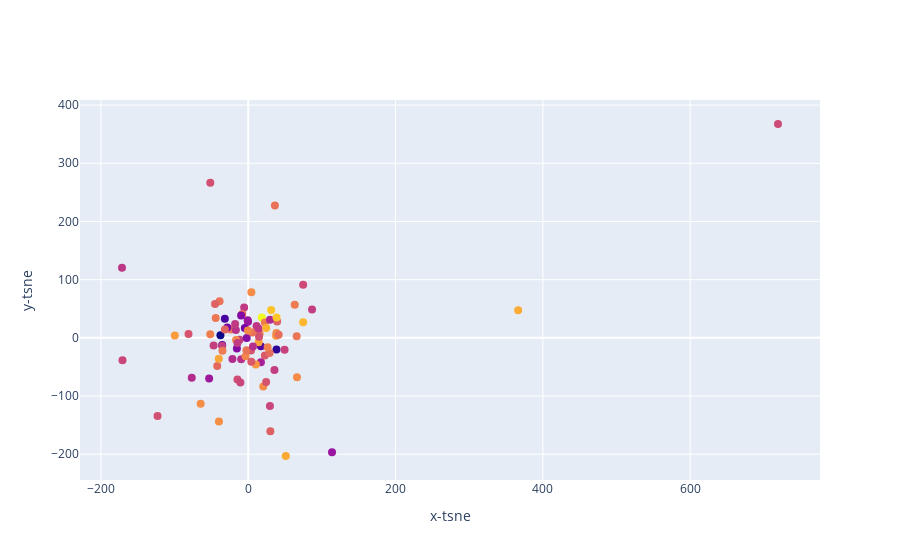

Write notebook code for a chart like this one.
### Code cell
top_songs(df)

### Figure 1 — Plotly figure (JSON) as saved in the notebook; plotly's stock layout.template omitted (floating-point values rounded to 4 significant figures)
{"data": [{"marker": {"color": [-16.83, -30.11, -20.89, -11.6, -26.77, -19.78, -17.53, -11.63, -18.23, -9.888, -10.32, -14.26, -14.92, -1.991, -9.025, -10.92, -8.904, -10.92, -12.83, -15.71, -6.507, -13.6, -26.71, -10.9, -25.9, -15.19, -17.03, -18.1, -7.982, -14.72, -11.91, -7.846, -11.55, -20.95, -10.0, -20.82, -7.348, -23.09, -23.67, -14.35, -28.27, -12.66, -11.09, -13.14, -18.68, -22.52, -22.32, -8.546, -17.25, -10.12, -14.77, -9.804, -11.29, -15.18, -16.22, -11.81, -18.91, -15.48, -11.9, -17.61, -9.59, -10.04, -7.514, -12.41, -16.79, -20.64, -13.7, -16.05, -5.607, -17.19, -9.908, -15.2, -11.87, -16.49, -17.22, -17.03, -18.3, -16.17, -17.59, -5.421, -13.55, -6.745, -12.19, -10.8, -22.67, -15.8, -18.65, -9.569, -17.06], "size": 8}, "mode": "markers", "text": ["['Frédéric Chopin', 'Vladimir Horowitz'] - Polonaise-Fantaisie in A-Flat Major, Op. 61", "['Frédéric Chopin', 'Vladimir Horowitz'] - Piano Sonata No. 2, Op. 35: IV. Finale. Presto", "['Frédéric Chopin', 'Vladimir Horowitz'] - Nocturne in F-Sharp Major, Op. 15, No. 2", "['Ted Weems & His Orchestra'] - Chick, Chick, Chick, Chick, Chicken - Lay A Little Egg For Me", "['Frédéric Chopin', 'Vladimir Horowitz'] - Étude in G-Flat Major, Op. 10, No. 5 \"Black Keys\"", "['Frédéric Chopin', 'Vladimir Horowitz'] - Nocturne in E Minor, Op. 72, No. 1", "['Paul Whiteman'] - Reaching for Someone (And Not Finding Anyone There)", "['Leroy Carr'] - Midnight Hour Blues", "['Frédéric Chopin', 'Vladimir Horowitz'] - Nocturne in C-Sharp Minor, Op. 27, No. 1 - 2001 Remastered", "['The Caresser'] - Edward the VIII", "['Raquel Meller'] - Ay! Cipriano", "['Carlos Gardel'] - Esclavas blancas", "['Sy Oliver', 'Attila the Hun', 'Jimmie Lunceford & His Orchestra'] - Hittin' the Bottle", "['Lord Kitchener'] - Muriel and the Bug", "['Giorgos Papasideris'] - Apopse den koimithika", "['周璇'] - 凱旋歌", "['Ying Yin Wu'] - 風流債", "['Marika Ninou'] - Palamakia palamakia", "['Wilmoth Houdini'] - Rum and Coca-Cola, Pt. 1", "['周璇'] - 葬花", "['Ying Yin Wu'] - 醉酒", "['Stellakis Perpiniadis', 'Manolis Xiotis'] - Vouno me vouno", "['Charlie Chaplin'] - Pudding Mysterioso", "['Charlie Chaplin'] - The Lone Prospector, Big Jim & Black Larsen", "['Johann Sebastian Bach', 'Claudio Arrau'] - Goldberg Variations, BWV 988: Variation IX - Canon at the Third", "['Mina'] - Stringimi forte i polsi", "['Ludwig van Beethoven', 'Wilhelm Kempff', 'Berliner Philharmoniker', 'Peter Raabe'] - Piano Concerto No. 5 in E-Flat Major, Op. 73 \"Emperor\": I. Allegro moderato", "['Giorgio Consolini'] - Rocce Rosse", "['Mina'] - T' ho visto piangere", "['Ludwig van Beethoven', 'Rudolf Serkin', 'Bruno Walter'] - Concerto No. 5 in E-Flat Major for Piano and Orchestra, Op. 73 \"Emperor\": III. Rondo. Allegro", "['Carla Boni'] - Come Giuda", "['Stan Kenton'] - El Choclo", "['葛蘭'] - 將來是個謎", "['Johann Sebastian Bach', 'Claudio Arrau'] - Goldberg Variations, BWV 988: Variation XVII", "['Lata Mangeshkar', 'Premnath'] - Sham-E-Furqat Ka Dhal Gaya Saya", "['Gustav Mahler', 'Bruno Walter', 'New York Philharmonic'] - I. Allegro maestoso", "['AmáΙia Rodrigues'] - La Femme Du Berger", "['Béla Bartók', 'Benny Goodman', 'Joseph Szigeti'] - II. Piheno (Relaxation) from Contrasts for Violin, Clarinet and Piano - Instrumental", "['Franz Schubert', 'Eugene Istomin'] - Four Impromtus, Op. 90, D. 899: No. 3. Andante in G-Flat Major", "['University of North Texas Symphony Orchestra'] - ไกลกังวล / เกิดเป็นไทยตายเพื่อไทย", "['Felix Mendelssohn', 'Vladimir Horowitz'] - Lieder ohne Worte: Spring Song, Op. 62, No. 6", "['Aram Khachaturian', 'Woody Herman & His Orchestra'] - Sabre Dance from Gayne", "['Asleep At The Wheel'] - Choo Choo Ch'Boogie", "['Rosanne Cash'] - Runaway Train", "['Doris Day', 'Paul Weston And His Orchestra'] - Don't Take Your Love from Me (with Paul Weston & His Music From Hollywood)", "['Igor Stravinsky'] - Octet for Wind Instruments: II. Tema con variazioni", "['Johann Sebastian Bach', 'Jascha Heifetz'] - Sonata No. 1, BWV 1001, in G Minor: Adagio", "['Salvatore Cardillo', 'Mario Lanza', 'Constantine Callinicos'] - Core 'ngrato", "['Jay Blackton', 'Laurence Guittard', 'Christine Andreas'] - People Will Say We're in Love (From \"Oklahoma!\")", "['Bourvil'] - Ma place", "['Mitch Miller & The Sing-Along Gang'] - Silent Night, Holy Night", "['Nikolai Rimsky-Korsakov', 'Mario Lanza', 'Constantine Callinicos'] - Sadko: Song of India", "['George Gershwin', 'Mary Martin', 'Girl Crazy Ensemble (1952)', 'Lehman Engel'] - Girl Crazy: Boy! What Love Has Done to Me", "['Bing Crosby', 'Victor Young & His Orchestra'] - It Ain't Necessarily So", "['Erik Satie', 'Efrem Kurtz', 'Houston Symphony'] - Parade: II. Petite fille américaine", "['Percy Faith & His Orchestra'] - Flight 33 1/3", "['Female Sundanese singer, katjapi player'] - Udan Liris (Vocal with Katjapi)", "['Richard Rodgers'] - Bali Ha'i (2)", "['Prof. Enayet Khan'] - Vairabi Gat", "['Andreas Spagadoros', 'Manolis Xiotis'] - Esu eisai h aitia pou upofero", "['Call Me Madam Ensemble'] - Mrs. Sally Adams", "['Chitalkar'] - Kadam Kadam Badhaye Ja", "['Percy Faith & His Orchestra'] - Beautiful Love", "['Leonard Bernstein', 'Columbia Wind Ensemble', 'Nancy Williams', 'Antonia Butler', 'Michael Clark', 'Mark Brown'] - Trouble In Tahiti: What A Movie!", "['Khemchand Prakash', 'Manna Dey'] - Meri Bholi Bhali Naach", "['Alexander Scriabin', 'Vladimir Horowitz'] - Prelude in G Minor, Op. 27, No. 1: Patetico - Remastered", "['Percy Faith & His Orchestra'] - When I'm Not Near the Girl I Love", "['Sigmund Romberg', 'Mario Lanza', 'Elizabeth Doubleday', 'Constantine Callinicos'] - Deep In My Heart, Dear (from \"The Student Prince\")", "['Οrquesta Maestro Torroba', 'Lola Flores'] - El Lerele (Canción Moruna)", "['Patricia St. John'] - Kapitel 131 - Spuren im Schnee", "['Ludwig van Beethoven', 'Arturo Toscanini', 'NBC Symphony Orchestra'] - Symphony No. 5 in C Minor, Op. 67: IV. Allegro", "['Ludwig van Beethoven', 'Arturo Toscanini', 'NBC Symphony Orchestra'] - Symphony No. 4 in B-Flat Major, Op. 60: I. Adagio - Allegro vivace", "['Gerry Mulligan Band'] - Ide's Side", "['Patricia St. John'] - Kapitel 144 - Spuren im Schnee", "['Robert Schumann', 'Eugene Ormandy', 'Philadelphia Orchestra'] - Piano Concerto in A Minor, Op. 54: III. Allegro vivace", "['Richard Wagner', 'Joseph Keilberth', 'Bayreuth Festival Orchestra'] - Der Ring Des Nibelungen : Garstig Glatter Glitschiger Glimmer!", "['Ludwig van Beethoven', 'Arturo Toscanini', 'NBC Symphony Orchestra'] - Symphony No. 3 in E-Flat Major, Op. 55 \"Eroica\": III. Scherzo. Allegro vivace - Trio", "['Patricia St. John'] - Kapitel 126 - Spuren im Schnee", "['Patricia St. John'] - Kapitel 167 - Spuren im Schnee", "['Stan Kenton'] - Dark Eyes", "['Vincenzo Bellini', 'Maria Callas', 'Angelo Mercuriali', 'Carlo Forti', 'Coro Del Teatro Alla Scala Di Milano', 'Orchestra Del Teatro Alla Scala, Milano', 'Rolando Panerai', 'Tullio Serafin'] - Bellini: I Puritani, Act 1: \"E già al ponte - passa il forte\" (Riccardo, Elvira, Giorgio, Gualtiero, Chorus, Bruno)", "['The Sweetback Sisters'] - That's All It Took", "['Johannes Brahms', 'Isaac Stern'] - Piano Trio No. 1 in B Major, Op. 8: IV. Finale. Allegro", "['Orlando Silva', 'Léo Peracchi'] - Promessa", "['Claude Debussy', 'Walter Gieseking'] - Debussy: 12 Études, L. 143, L. 136: II. Pour les tierces", "['Yves Montand'] - Mon pot' le gitan", "['Paul Lingle'] - Memphis Blues", "['Group of Hanunóo musicians'] - Kalīpay", "['Cuco Sánchez'] - La Chancla"], "type": "scatter", "x": [-11.71, -37.77, -0.8132, -23.49, -31.79, 17.21, 11.26, 65.74, -9.584, 20.41, -3.646, 22.55, 24.31, 18.43, 37.8, -51.58, 10.3, 22.46, -42.11, 719.2, 74.56, 39.23, -35.33, 15.47, 17.16, -51.52, -35.44, -16.81, 14.17, 3.74, -2.37, -39.98, -44.17, 113.7, 38.29, -0.3217, 366.5, -28.4, -4.624, 4.205, 38.33, 28.97, 63.09, -31.72, -21.48, -15.42, -2.07, -99.7, -17.85, -16.55, -81.07, 4.222, -34.98, -123.1, -170.7, 5.66, 29.49, -14.68, 36.17, 14.09, -64.62, -0.4393, 50.99, 41.3, -47.0, -53.09, 30.03, -10.65, 31.14, -14.62, 66.2, 14.65, -38.92, 49.35, -5.552, 35.58, 6.347, 29.45, -171.4, 38.47, -45.08, 24.33, -8.18, 26.32, -9.69, 74.54, -76.69, -39.78, 86.63], "y": [-3.284, 4.396, 30.21, 14.32, 32.82, -41.81, 20.19, 2.923, -36.78, -83.61, -31.82, -30.14, -75.78, 35.0, 3.622, 6.116, -45.66, 26.2, -48.56, 367.5, 26.63, 27.99, -12.12, 6.89, -14.61, 266.4, -13.55, 13.32, -7.431, -21.57, -21.34, -35.97, 34.15, -196.6, 8.393, 27.79, 47.38, 17.8, 16.95, -41.21, -20.05, -26.08, 56.84, 14.57, -36.41, -18.23, -0.05268, 3.862, 23.99, -3.718, 6.575, 78.4, -21.96, -134.3, -38.47, 9.358, 31.32, -71.43, 227.4, 15.47, -113.4, 12.5, -203.0, 5.424, -13.33, -69.78, -160.7, -76.72, 48.05, -8.818, -67.48, 2.004, 62.71, -20.23, 52.25, -55.39, -14.92, -117.2, 120.3, 35.1, 57.98, 16.79, 40.94, -16.11, 38.28, 91.06, -68.64, -143.6, 48.9]}], "layout": {"xaxis": {"title": {"text": "x-tsne"}}, "yaxis": {"title": {"text": "y-tsne"}}}}
